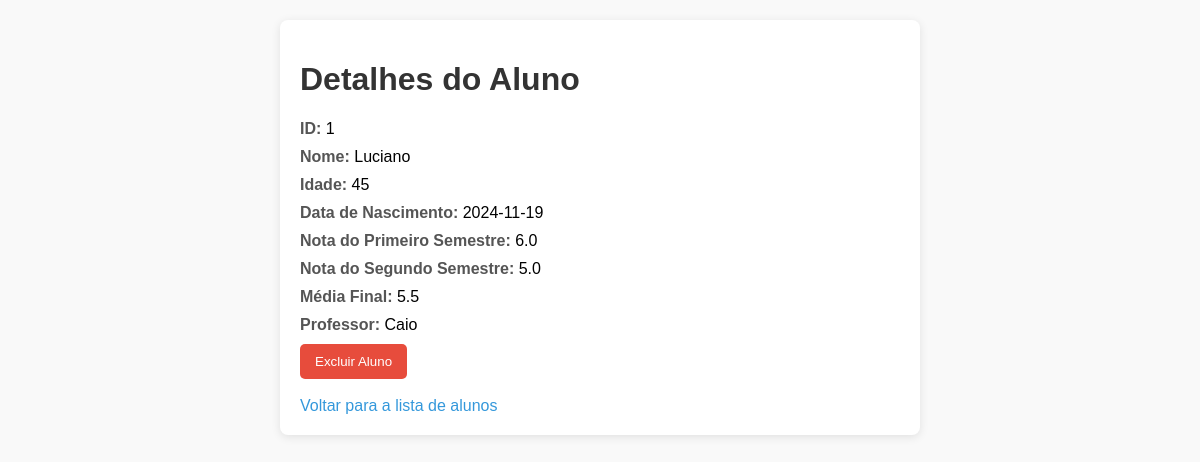
The app's page /aluno/1 with its own data.
### Alunos/alunos_model.py (models this page shows, shortened)
class Aluno(db.Model):
    id = db.Column(db.Integer, primary_key=True)
    nome = db.Column(db.String(100))
    idade = db.Column(db.Integer)
    data_nascimento = db.Column(db.Date)
    nota_primeiro_semestre = db.Column(db.Float)
    nota_segundo_semestre = db.Column(db.Float)
    media_final = db.Column(db.Float)
    professor = db.Column(db.String(150))
    turma_id = db.Column(db.Integer, db.ForeignKey('turma.id'), nullable=False)
    def to_dict(self):
        return {
            'id': self.id,
            'nome': self.nome,
            'idade': self.idade,
            'data_nascimento': self.data_nascimento,
            'nota_primeiro_semestre': self.nota_primeiro_semestre,
            'nota_segundo_semestre': self.nota_segundo_semestre,
            'media_final': self.media_final,
            'professor': self.professor
        }

### Alunos/alunos_routes.py (the view)
@alunos_blueprint.route('/aluno/<int:id_aluno>', methods=['GET'])
def get_aluno(id_aluno):
    try:
        aluno = aluno_por_id(id_aluno)
        return render_template('alunos/aluno_id.html', aluno=aluno)
    except AlunoNaoEncontrado:
        return jsonify({'message': 'Aluno não encontrado'}), 404

### Alunos/alunos_model.py (called while the page is built)
def aluno_por_id(id_aluno):
    aluno = Aluno.query.get(id_aluno)
    if not aluno:
        raise AlunoNaoEncontrado
    return aluno.to_dict()

### templates/alunos/aluno_id.html (shortened to what this page needs)
<!DOCTYPE html>
<html lang="pt-BR">
<head>
</head>
<body>
  <div class="container">
    <h1>Detalhes do Aluno</h1>
    <div class="detail"><strong>ID:</strong> {{ aluno.id }}</div>
    <div class="detail"><strong>Nome:</strong> {{ aluno.nome }}</div>
    <div class="detail"><strong>Idade:</strong> {{ aluno.idade }}</div>
    <div class="detail"><strong>Data de Nascimento:</strong> {{ aluno.data_nascimento }}</div>
    <div class="detail"><strong>Nota do Primeiro Semestre:</strong> {{ aluno.nota_primeiro_semestre }}</div>
    <div class="detail"><strong>Nota do Segundo Semestre:</strong> {{ aluno.nota_segundo_semestre }}</div>
    <div class="detail"><strong>Média Final:</strong> {{ aluno.media_final }}</div>
    <div class="detail"><strong>Professor:</strong> {{ aluno.professor }}</div>
    <form id="delete-form" action="{{ url_for('alunos.delete_aluno', id_aluno=aluno.id) }}" method="POST">
      <button type="submit">Excluir Aluno</button>
    </form>
    <br>
    <a href="{{ url_for('alunos.get_alunos') }}">Voltar para a lista de alunos</a>
  </div>
</body>
</html>

### templates/alunos/aluno_id.html (style rules this page uses)
body { font-family: Arial, sans-serif; background-color: #f9f9f9; margin: 0; padding: 20px; }
h1 { color: #333; }
.container { background-color: #fff; border-radius: 8px; box-shadow: 0 2px 10px rgba(0, 0, 0, 0.1); padding: 20px; max-width: 600px; margin: auto; }
.detail { margin: 10px 0; }
.detail strong { color: #555; }
button { background-color: #e74c3c; color: white; border: none; border-radius: 5px; padding: 10px 15px; cursor: pointer; }
a { text-decoration: none; color: #3498db; }

### records on screen
Aluno: nome "Luciano", data_nascimento "2024-11-19", nota_primeiro_semestre "6.0", nota_segundo_semestre "5.0", media_final "5.5", professor "Caio"

### other values on screen
{{ aluno.id }} "1"
{{ aluno.idade }} "45"
